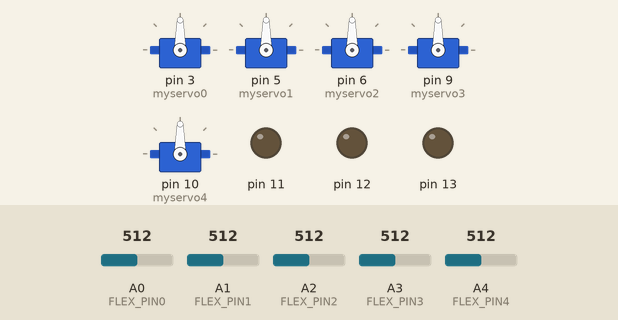
This sketch was run on a simulated Arduino Uno, built with avr-gcc and run on an emulated ATmega328P. On the bench: 5 × servo, output pins drawn as LEDs (lit = HIGH). The inputs (shaded band) are chosen by the test bench; at power-on: A0 (FLEX_PIN0) = 512, A1 (FLEX_PIN1) = 512, A2 (FLEX_PIN2) = 512, A3 (FLEX_PIN3) = 512, A4 (FLEX_PIN4) = 512.

Above: at 1.2 s.
1.3 s: A0 (FLEX_PIN0) set to 250
2.8 s: A0 (FLEX_PIN0) set to 225
At 4.0 s:
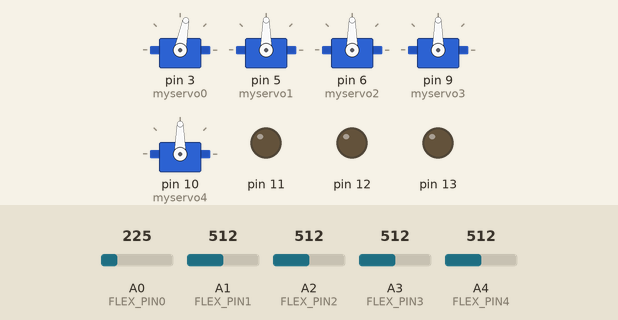
4.3 s: A1 (FLEX_PIN1) set to 260
5.8 s: A1 (FLEX_PIN1) set to 232
At 6.7 s:
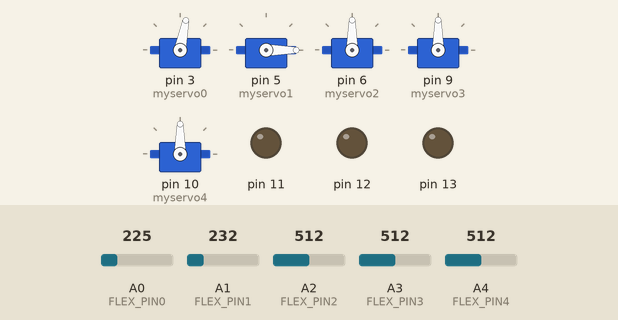
7.3 s: A2 (FLEX_PIN2) set to 238
8.8 s: A2 (FLEX_PIN2) set to 208
At 9.2 s:
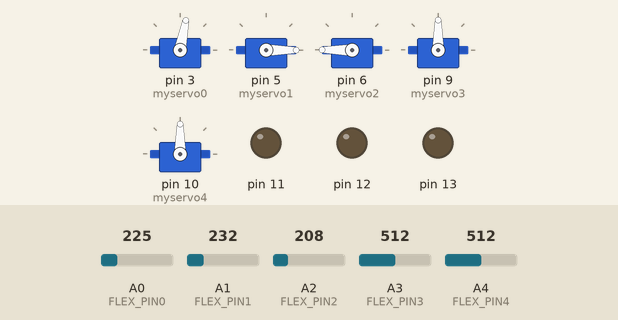
Timing chart, 0 to 11.3 s (numbered marks = the images above; inputs shaded):
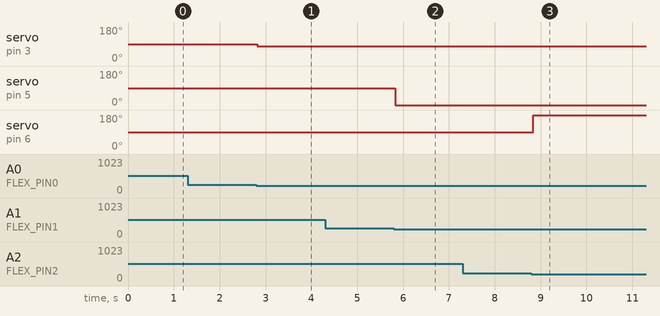

Measured:
- the behaviour switches between 243 and 242 on A1 (FLEX_PIN1) (found by bisection; images 1 and 2)
- the behaviour switches between 222 and 221 on A2 (FLEX_PIN2) (found by bisection; images 2 and 3)
- after the input at 1.3 s, every drawn part: stays the same
- after the input at 2.8 s, servo on pin 3 (myservo0): 90° → 79° at once
- after the input at 4.3 s, every drawn part: stays the same
- after the input at 5.8 s, servo on pin 5 (myservo1): 90° → 0° at once
- after the input at 7.3 s, every drawn part: stays the same
- after the input at 8.8 s, servo on pin 6 (myservo2): 90° → 180° at once

The sketch:

flex_2.ino
```cpp
#include <Servo.h>

const int FLEX_PIN0 = A0; // Pin connected to voltage divider output
const int FLEX_PIN1 = A1;
const int FLEX_PIN2 = A2;
const int FLEX_PIN3 = A3;
const int FLEX_PIN4 = A4;


// Measure the voltage at 5V and the actual resistance of your
// 10k resistor, and enter them below:
const float VCC = 4.98; // Measured voltage of Ardunio 5V line
const float R_DIV = 14500.0; // Measured resistance of 3.3k resistor

// accurately calculate bend degree.
const float STRAIGHT_RESISTANCE = 37300.0; // resistance when straight *********************
const float BEND_RESISTANCE = 90000.0; // resistance at 90 deg
Servo myservo0;  // create servo object to control a servo
Servo myservo1;
Servo myservo2;
Servo myservo3;
Servo myservo4;

int val;
int angle0=0;
int angle1=0;
int angle2=0;
int angle3=0;
int angle4=0;
int anglet=0;
int button=0;
int lastCommand = 0;
int breaking =0;
void setup()
{

  Serial.begin(9600);
  pinMode(FLEX_PIN0, INPUT);
  pinMode(FLEX_PIN1, INPUT);
  pinMode(FLEX_PIN2, INPUT);
  pinMode(FLEX_PIN3, INPUT);
  pinMode(FLEX_PIN4, INPUT);
  pinMode(13, OUTPUT);
  pinMode(12, OUTPUT);
  pinMode(11, OUTPUT);

  myservo0.attach(3);  // attaches the servo on pin 10 to the servo object
  myservo1.attach(5);
  myservo2.attach(6);
  myservo3.attach(9);
  myservo4.attach(10);

}

void loop()
{


  if (Serial.available() > 0)
  {
    String data = Serial.readStringUntil('.');
    char a = data.charAt(0);
    lastCommand = ((int)a)-48;
  }

   switch (lastCommand)
   {
    case 1 : both_led_OFF (); first_led_ON (); break;
    case 2 : both_led_OFF (); second_led_ON (); break;
    case 3 : both_led_OFF (); break;
    case 4 : breaking =0; break;
    case 5 : breaking =1; break;
    //case 6 : ; break;
   }

  if (breaking==0){
   move0();
   move1();
   move2();
   move3();
   move4();
}


  delay(60);
}

void move0 ()
{
   int flexADC0 = analogRead(FLEX_PIN0);
   float flexV0 = flexADC0 * VCC / 1023.0;
   float flexR = R_DIV * (VCC / flexV0 - 1.0);

   float angle = map(flexR, STRAIGHT_RESISTANCE, BEND_RESISTANCE, 0, 90.0);
   ////Serial.println("Bend: " + String(angle) + " degrees");

    if (angle >0 && abs(angle - angle0) > 15)
    {
     myservo0.write(angle+55);
      angle0=angle;
    }
}

void move1 ()
{
   int flexADC0 = analogRead(FLEX_PIN1);
   float flexV0 = flexADC0 * VCC / 1023.0;
   float flexR = R_DIV * (VCC / flexV0 - 1.0);

   float angle = map(flexR, STRAIGHT_RESISTANCE, BEND_RESISTANCE, 0, 90.0);
  ////Serial.println("Bend: " + String(angle) + " degrees");

    if (angle >0 && abs(angle - angle1) > 15)
    {
     myservo1.write((angle-30)*0.9);
      angle1=angle;
    }

}

void move2 ()
{
   int flexADC0 = analogRead(FLEX_PIN2);
   float flexV0 = flexADC0 * VCC / 1023.0;
   float flexR = R_DIV * (VCC / flexV0 - 1.0);

   float angle = map(flexR, STRAIGHT_RESISTANCE, BEND_RESISTANCE, 0, 90.0);
 //  //Serial.println("Bend: " + String(200-angle) + " degrees");

    if (angle >0 && abs(angle - angle2) > 25)
    {
     myservo2.write(220-angle);
      angle2=angle;
    }

}

void move3 ()
{
   int flexADC0 = analogRead(FLEX_PIN3);
   float flexV0 = flexADC0 * VCC / 1023.0;
   float flexR = R_DIV * (VCC / flexV0 - 1.0);

   float angle = map(flexR, STRAIGHT_RESISTANCE, BEND_RESISTANCE, 0, 90.0);
 //  //Serial.println("Bend: " + String(angle) + " degrees");

    if (angle >0 && abs(angle - angle3) > 15)
    {
     myservo3.write(angle);
      angle3=angle;
    }

}

void move4 ()
{
   int flexADC0 = analogRead(FLEX_PIN4);
   float flexV0 = flexADC0 * VCC / 1023.0;
   float flexR = R_DIV * (VCC / flexV0 - 1.0);

   float angle = map(flexR, STRAIGHT_RESISTANCE, BEND_RESISTANCE, 0, 90.0);
 //  //Serial.println("Bend: " + String(angle) + " degrees");

    if (angle >0 && abs(angle - angle4) > 10)
    {

      myservo4.write((200-angle));

     angle4=angle;


      }

    }

void first_led_ON ()
{
  digitalWrite(11, HIGH);
}

void second_led_ON ()
{
  digitalWrite(12, HIGH);
}

void both_led_OFF ()
{
  digitalWrite(11, LOW);
  digitalWrite(12, LOW);
}

void brake ()
{
  digitalWrite(13, HIGH);
}

void releasse ()
{
  digitalWrite(13, LOW);
}
```
